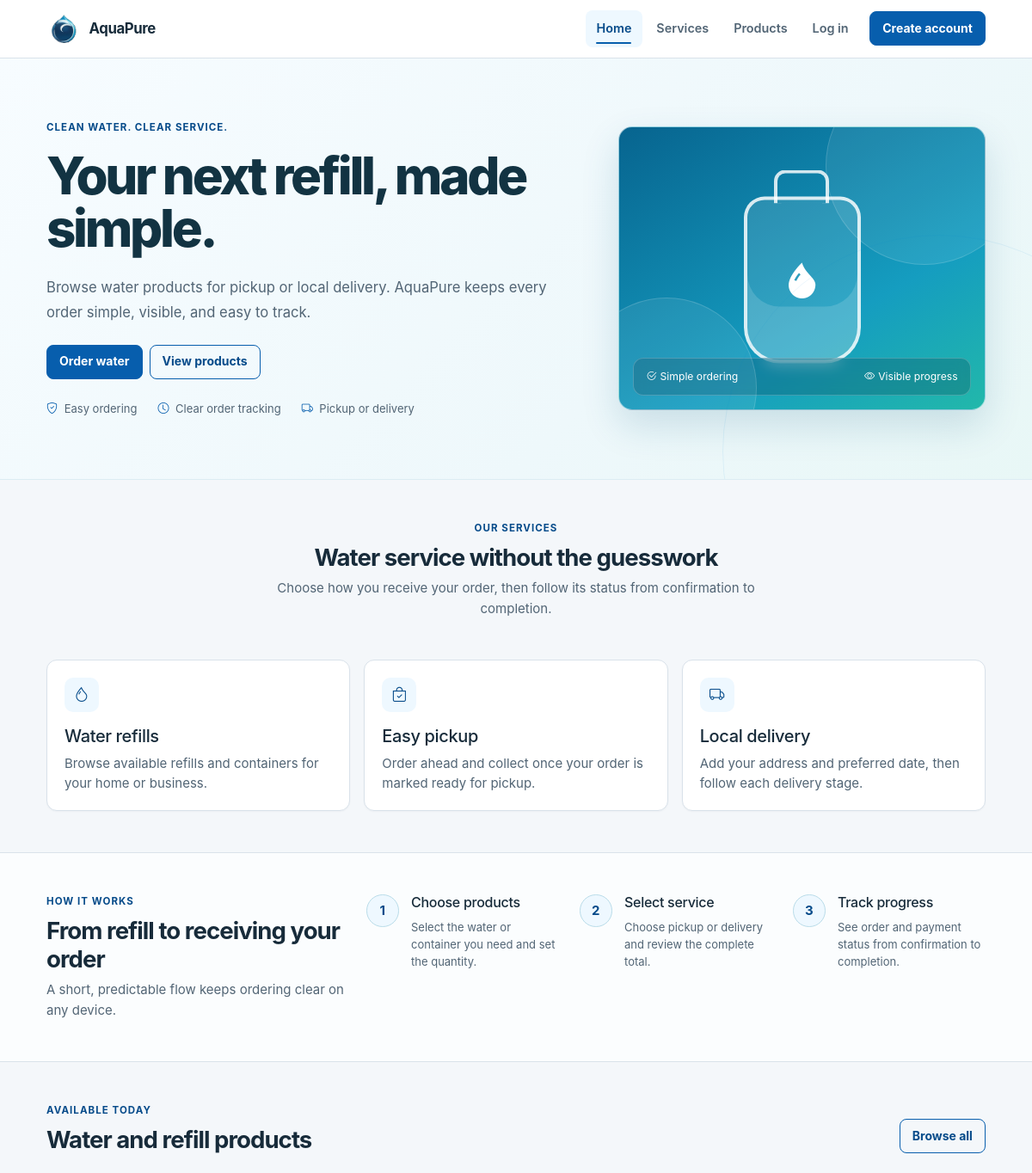
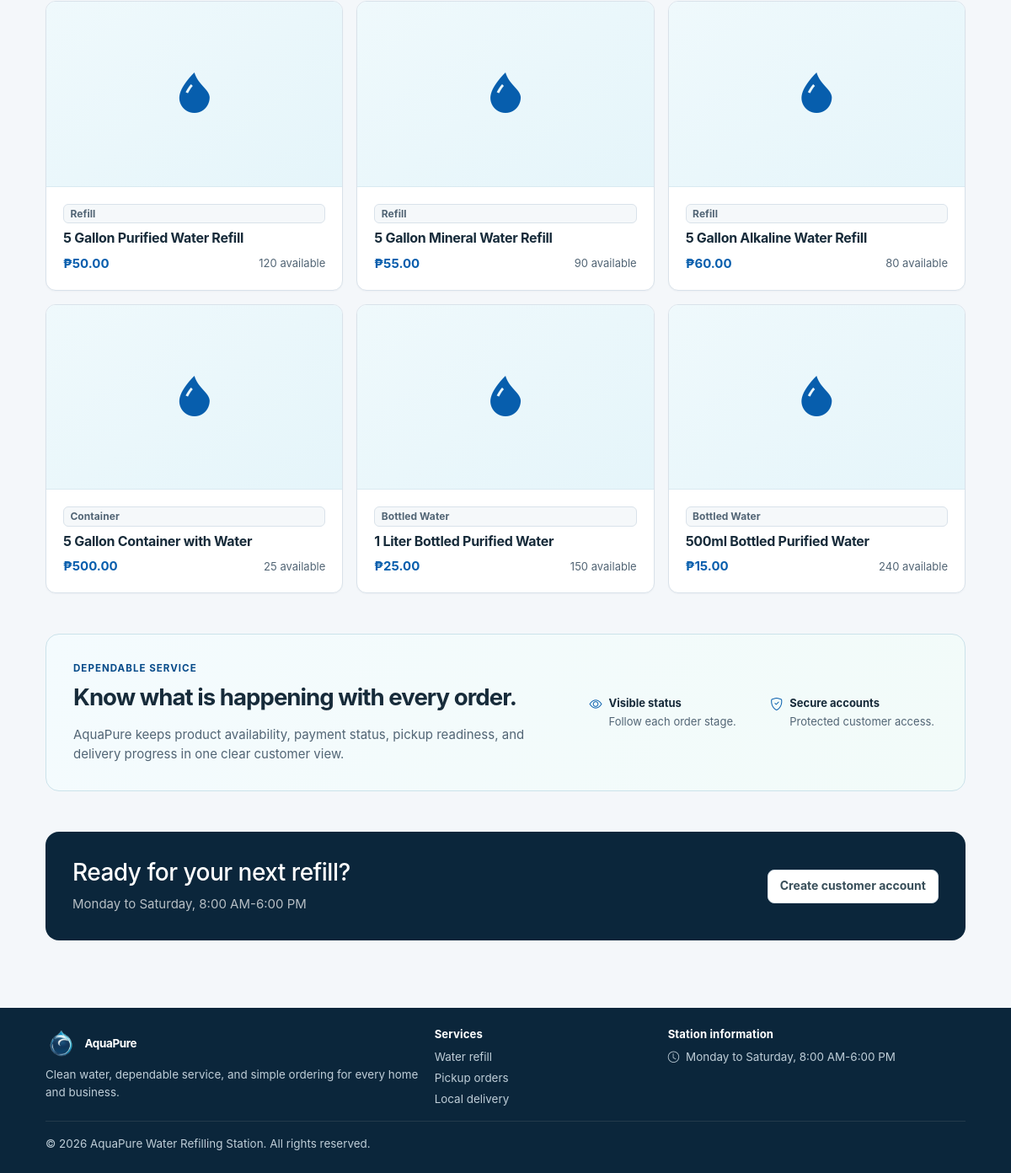
The page / on the database its author committed (2 pictures, top to bottom).
### tables this page shows
CREATE TABLE products (
    product_id INT UNSIGNED AUTO_INCREMENT PRIMARY KEY,
    product_name VARCHAR(120) NOT NULL UNIQUE,
    description VARCHAR(255) NULL,
    category ENUM('Refill','Bottled Water','Container','Accessory') NOT NULL,
    price DECIMAL(10,2) UNSIGNED NOT NULL,
    quantity_available INT UNSIGNED NOT NULL DEFAULT 0,
    image_path VARCHAR(255) NULL,
    status ENUM('Available','Unavailable') NOT NULL DEFAULT 'Available',
    created_at TIMESTAMP NOT NULL DEFAULT CURRENT_TIMESTAMP,
    updated_at TIMESTAMP NOT NULL DEFAULT CURRENT_TIMESTAMP ON UPDATE CURRENT_TIMESTAMP,
    INDEX idx_products_status_stock (status, quantity_available),
    INDEX idx_products_category (category)
);

### includes/functions.php (called while the page is built, shortened)
<?php
function url(string $path = ""): string
{
    return BASE_URL . ($path === "" ? "" : "/" . ltrim($path, "/"));
}
function e(mixed $value): string
{
    return htmlspecialchars(
        (string) $value,
        ENT_QUOTES | ENT_SUBSTITUTE,
        "UTF-8",
    );
}
function current_account(): ?array
{
    static $resolved = false;
    static $account = null;
    if ($resolved) {
        return $account;
    }
    $resolved = true;
    $sessionAccount = $_SESSION["account"] ?? null;
    if (!is_array($sessionAccount)) {
        return null;
    }
    return $account;
}
function is_customer(): bool
{
    return (current_account()["type"] ?? null) === "customer";
}
function money(float|string|int $amount): string
{
    return "₱" . number_format((float) $amount, 2);
}
function station_settings(): array
{
    static $settings = null;
    if (is_array($settings)) {
        return $settings;
    }
    $settings = [
        'station_name' => APP_NAME,
        'station_contact' => '',
        'station_address' => '',
        'business_hours' => '',
    ];
    try {
        $rows = db()->query(
            "SELECT setting_key, setting_value FROM settings
             WHERE setting_key IN ('station_name','station_contact','station_address','business_hours')",
        )->fetchAll();
        foreach ($rows as $row) {
            $key = (string) ($row['setting_key'] ?? '');
            if (array_key_exists($key, $settings)) {
                $settings[$key] = trim((string) ($row['setting_value'] ?? ''));
            }
        }
    } catch (Throwable $exception) {
        error_log('AquaPure settings lookup failed: ' . $exception->getMessage());
    }
    return $settings;
}

### config/database.php (called while the page is built, shortened)
<?php
function db(): PDO
{
    static $pdo = null;
    static $schemaChecked = false;
    if ($pdo instanceof PDO) {
        return $pdo;
    }
    $host = getenv('AQUAPURE_DB_HOST') ?: '127.0.0.1';
    $port = getenv('AQUAPURE_DB_PORT') ?: '3306';
    $name = getenv('AQUAPURE_DB_NAME') ?: 'aquapure_db';
    $user = getenv('AQUAPURE_DB_USER') ?: 'root';
    $pass = getenv('AQUAPURE_DB_PASS');
    $pass = is_string($pass) ? $pass : '';
    $dsn = sprintf(
        'mysql:host=%s;port=%s;dbname=%s;charset=utf8mb4',
        $host,
        $port,
        $name,
    );
    $pdo = new PDO($dsn, $user, $pass, [
        PDO::ATTR_ERRMODE => PDO::ERRMODE_EXCEPTION,
        PDO::ATTR_DEFAULT_FETCH_MODE => PDO::FETCH_ASSOC,
        PDO::ATTR_EMULATE_PREPARES => false,
        PDO::ATTR_STRINGIFY_FETCHES => false,
    ]);
    $pdo->exec("SET time_zone = '+08:00'");
    if (!$schemaChecked) {
        assert_aquapure_schema_ready($pdo);
    }
    return $pdo;
}
function assert_aquapure_schema_ready(PDO $pdo): void
{
    $required = [
        'users' => [
            'user_id', 'full_name', 'username', 'email', 'contact_number',
            'password_hash', 'role', 'account_status', 'created_at', 'updated_at',
        ],
        'customers' => [
            'customer_id', 'full_name', 'email', 'contact_number', 'address',
            'password_hash', 'customer_type', 'account_status', 'created_at', 'updated_at',
        ],
        'products' => [
            'product_id', 'product_name', 'description', 'category', 'price',
            'quantity_available', 'image_path', 'status', 'created_at', 'updated_at',
        ],
        'orders' => [
            'order_id', 'customer_id', 'processed_by', 'order_source', 'order_type',
            'total_amount', 'payment_status', 'order_status', 'notes', 'order_date', 'updated_at',
        ],
        'order_items' => [
            'order_item_id', 'order_id', 'product_id', 'quantity', 'unit_price', 'subtotal',
        ],
        'payments' => [
            'payment_id', 'order_id', 'amount_due', 'amount_paid', 'change_amount',
            'payment_method', 'reference_number', 'payment_date', 'payment_status',
            'recorded_by', 'created_at', 'updated_at',
        ],
        'deliveries' => [
            'delivery_id', 'order_id', 'recipient_name', 'contact_number',
            'delivery_address', 'preferred_delivery_date', 'additional_instructions',
            'assigned_staff_id', 'delivery_status', 'delivered_at', 'created_at', 'updated_at',
        ],
        'inventory' => [
            'inventory_id', 'item_name', 'category', 'quantity', 'unit',
            'reorder_level', 'status', 'updated_by', 'last_updated',
        ],
        'inventory_transactions' => [
            'transaction_id', 'inventory_id', 'recorded_by', 'transaction_type',
            'quantity', 'remarks', 'transaction_date',
        ],
        'notifications' => [
            'notification_id', 'customer_id', 'user_id', 'order_id', 'title',
            'message', 'is_read', 'created_at',
        ],
        'activity_logs' => [
            'activity_id', 'user_id', 'action', 'details', 'ip_address', 'created_at',
        ],
        'settings' => [
            'id', 'setting_key', 'setting_value', 'updated_by_user_id', 'updated_at',
        ],
        'user_invitations' => [
            'invitation_id', 'token_hash', 'email', 'role', 'created_by', 'created_at',
            'expires_at', 'used_at', 'used_by', 'revoked_at', 'status',
        ],
    ];
    $statement = $pdo->prepare(
        'SELECT COLUMN_NAME
         FROM information_schema.COLUMNS
         WHERE TABLE_SCHEMA = DATABASE() AND TABLE_NAME = ?',
    );
    foreach ($required as $table => $columns) {
        $statement->execute([$table]);
        $existing = array_fill_keys($statement->fetchAll(PDO::FETCH_COLUMN), true);
    }
}

### index.php (the view, shortened to what this page needs)
<?php
$products = db()
    ->query(
        "SELECT * FROM products WHERE status = 'Available' ORDER BY product_id LIMIT 6",
    )
    ->fetchAll();
$station = station_settings();
require __DIR__ . "/includes/public-header.php";
?>
<main id="mainContent" tabindex="-1">
    <section class="hero">
        <div class="container">
            <div class="row align-items-center g-5">
                <div class="col-lg-7">
                    <p class="eyebrow mb-3">Clean water. Clear service.</p>
                    <h1 class="display-title mb-4">Your next refill, made simple.</h1>
                    <p class="lead-copy mb-4">Browse water products for pickup or local delivery. AquaPure keeps every order simple, visible, and easy to track.</p>
                    <div class="d-flex flex-wrap gap-2">
                        <a class="btn btn-primary btn-lg" href="<?= e(
                            is_customer()
                                ? url("customer/index.php?page=products")
                                : url("login.php"),
                        ) ?>">Order water</a>
                        <a class="btn btn-outline-primary btn-lg" href="#products">View products</a>
                    </div>
                    <div class="d-flex flex-wrap gap-4 mt-4 small text-secondary" aria-label="Service highlights">
                        <span><i class="bi bi-shield-check text-primary me-1" aria-hidden="true"></i> Easy ordering</span>
                        <span><i class="bi bi-clock text-primary me-1" aria-hidden="true"></i> Clear order tracking</span>
                        <span><i class="bi bi-truck text-primary me-1" aria-hidden="true"></i> Pickup or delivery</span>
                    </div>
                </div>
                <div class="col-lg-5">
                    <div class="water-visual" role="img" aria-label="A clean AquaPure water gallon illustration">
                        <div class="gallon"><i aria-hidden="true" class="bi bi-droplet-fill"></i></div>
                        <div class="visual-note" aria-hidden="true">
                            <span><i aria-hidden="true" class="bi bi-check2-circle me-1"></i>Simple ordering</span>
                            <span><i aria-hidden="true" class="bi bi-eye me-1"></i>Visible progress</span>
                        </div>
                    </div>
                </div>
            </div>
        </div>
    </section>
    <section class="section-pad" id="services">
        <div class="container">
            <div class="text-center mx-auto mb-5 max-w-640">
                <p class="eyebrow mb-2">Our services</p>
                <h2 class="section-title">Water service without the guesswork</h2>
                <p class="text-secondary">Choose how you receive your order, then follow its status from confirmation to completion.</p>
            </div>
            <div class="row g-3">
                <div class="col-md-4"><article class="soft-card"><div class="icon-box mb-3"><i class="bi bi-droplet" aria-hidden="true"></i></div><h3 class="h5">Water refills</h3><p class="text-secondary mb-0">Browse available refills and containers for your home or business.</p></article></div>
                <div class="col-md-4"><article class="soft-card"><div class="icon-box mb-3"><i class="bi bi-bag-check" aria-hidden="true"></i></div><h3 class="h5">Easy pickup</h3><p class="text-secondary mb-0">Order ahead and collect once your order is marked ready for pickup.</p></article></div>
                <div class="col-md-4"><article class="soft-card"><div class="icon-box mb-3"><i class="bi bi-truck" aria-hidden="true"></i></div><h3 class="h5">Local delivery</h3><p class="text-secondary mb-0">Add your address and preferred date, then follow each delivery stage.</p></article></div>
            </div>
        </div>
    </section>
    <section class="section-pad section-muted" aria-labelledby="how-title">
        <div class="container">
            <div class="row align-items-start g-4">
                <div class="col-lg-4">
                    <p class="eyebrow mb-2">How it works</p>
                    <h2 class="section-title" id="how-title">From refill to receiving your order</h2>
                    <p class="text-secondary mb-0">A short, predictable flow keeps ordering clear on any device.</p>
                </div>
                <div class="col-lg-8">
                    <div class="row g-4">
                        <div class="col-md-4"><div class="process-step"><span class="process-number">1</span><h3 class="h6 mb-2">Choose products</h3><p class="small text-secondary mb-0">Select the water or container you need and set the quantity.</p></div></div>
                        <div class="col-md-4"><div class="process-step"><span class="process-number">2</span><h3 class="h6 mb-2">Select service</h3><p class="small text-secondary mb-0">Choose pickup or delivery and review the complete total.</p></div></div>
                        <div class="col-md-4"><div class="process-step"><span class="process-number">3</span><h3 class="h6 mb-2">Track progress</h3><p class="small text-secondary mb-0">See order and payment status from confirmation to completion.</p></div></div>
                    </div>
                </div>
            </div>
        </div>
    </section>
    <section class="section-pad" id="products">
        <div class="container">
            <div class="d-flex flex-wrap align-items-end justify-content-between gap-3 mb-4">
                <div><p class="eyebrow mb-2">Available today</p><h2 class="section-title mb-0">Water and refill products</h2></div>
                <a href="<?= e(
                    is_customer()
                        ? url("customer/index.php?page=products")
                        : url("login.php"),
                ) ?>" class="btn btn-outline-primary">Browse all</a>
            </div>
            <div class="row g-3">
                <?php foreach ($products as $product): ?>
                    <div class="col-sm-6 col-lg-4">
                        <article class="product-card">
                            <div class="product-art">
                                <?php if (!empty($product["image_path"])): ?>
                                    <img src="<?= e(url($product["image_path"])) ?>" alt="<?= e($product["product_name"]) ?>" loading="lazy" decoding="async">
                                <?php else: ?>
                                    <i aria-hidden="true" class="bi bi-droplet-fill"></i>
                                <?php endif; ?>
                            </div>
                            <div class="card-body">
                                <span class="badge text-bg-light mb-2"><?= e(
                                    $product["category"],
                                ) ?></span>
                                <h3 class="h5 mb-2"><?= e(
                                    $product["product_name"],
                                ) ?></h3>
                                <div class="d-flex align-items-center justify-content-between">
                                    <strong class="text-primary"><?= money(
                                        $product["price"],
                                    ) ?></strong>
                                    <span class="small text-secondary"><?= (int) $product[
                                        "quantity_available"
                                    ] ?> available</span>
                                </div>
                            </div>
                        </article>
                    </div>
                <?php endforeach; ?>
            </div>
        </div>
    </section>
    <section class="section-pad pt-0" aria-labelledby="trust-title">
        <div class="container">
            <div class="trust-panel">
                <div class="row align-items-center g-4">
                    <div class="col-lg-7">
                        <p class="eyebrow mb-2">Dependable service</p>
                        <h2 class="section-title mb-3" id="trust-title">Know what is happening with every order.</h2>
                        <p class="text-secondary mb-0">AquaPure keeps product availability, payment status, pickup readiness, and delivery progress in one clear customer view.</p>
                    </div>
                    <div class="col-lg-5">
                        <div class="row g-3">
                            <div class="col-6"><div class="d-flex gap-2"><i class="bi bi-eye text-primary" aria-hidden="true"></i><div><strong class="d-block small">Visible status</strong><span class="small text-secondary">Follow each order stage.</span></div></div></div>
                            <div class="col-6"><div class="d-flex gap-2"><i class="bi bi-shield-check text-primary" aria-hidden="true"></i><div><strong class="d-block small">Secure accounts</strong><span class="small text-secondary">Protected customer access.</span></div></div></div>
                        </div>
                    </div>
                </div>
            </div>
        </div>
    </section>
    <section class="section-pad pt-0">
        <div class="container">
            <div class="cta-band d-flex flex-wrap align-items-center justify-content-between gap-4">
                <div>
                    <h2 class="h3 mb-2">Ready for your next refill?</h2>
                    <p class="mb-0"><?= e($station["business_hours"] !== "" ? $station["business_hours"] : "Create an account to order for pickup or delivery.") ?></p>
                </div>
                <a class="btn btn-light" href="<?= e(is_customer() ? url("customer/index.php?page=products") : url("register.php")) ?>">
                    <?= is_customer() ? "Order water" : "Create customer account" ?>
                </a>
            </div>
        </div>
    </section>
</main>
<?php require __DIR__ . "/includes/public-footer.php"; ?>

### rows shown on the page
products: category "Refill", product_name "5 Gallon Purified Water Refill", price "₱50.00", quantity_available "120"
products: category "Refill", product_name "5 Gallon Mineral Water Refill", price "₱55.00", quantity_available "90"
products: category "Refill", product_name "5 Gallon Alkaline Water Refill", price "₱60.00", quantity_available "80"
products: category "Container", product_name "5 Gallon Container with Water", price "₱500.00", quantity_available "25"
products: category "Bottled Water", product_name "1 Liter Bottled Purified Water", price "₱25.00", quantity_available "150"
products: category "Bottled Water", product_name "500ml Bottled Purified Water", price "₱15.00", quantity_available "240"

### other values the page prints
$station['business_hours'] "Monday to Saturday, 8:00 AM-6:00 PM"
$station['station_name'] ?: APP_NAME "AquaPure Water Refilling Station"
